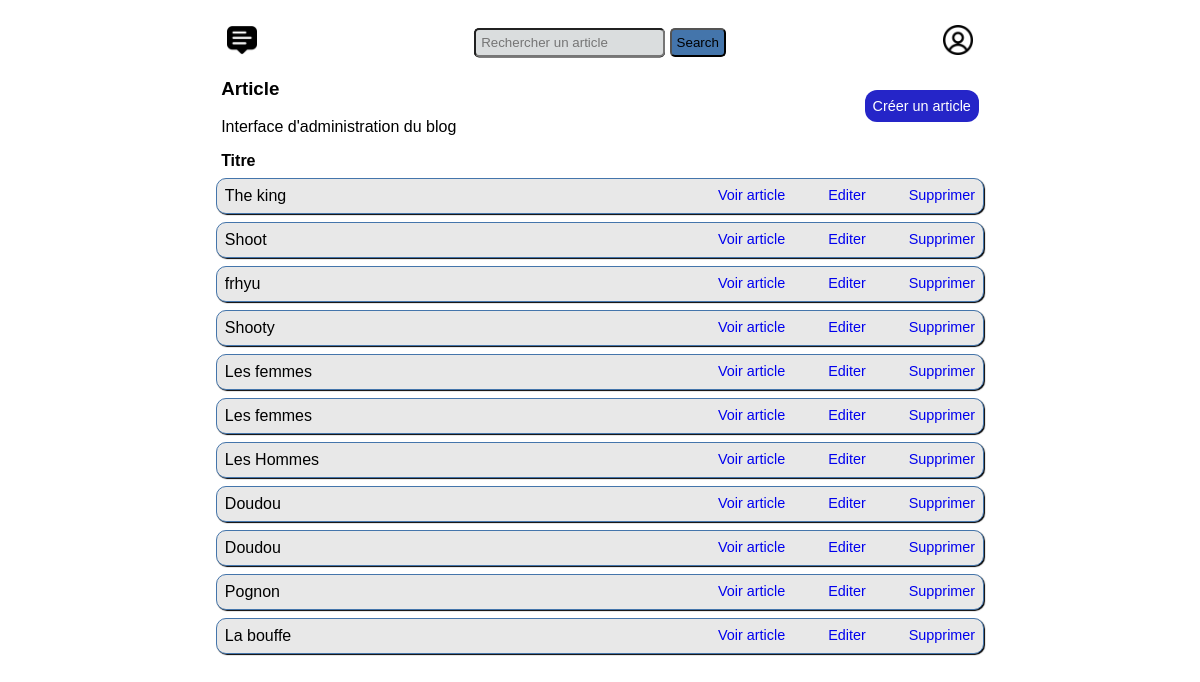
/article/gestionarticle/ (signed in), run on an earlier commit of the app's database.
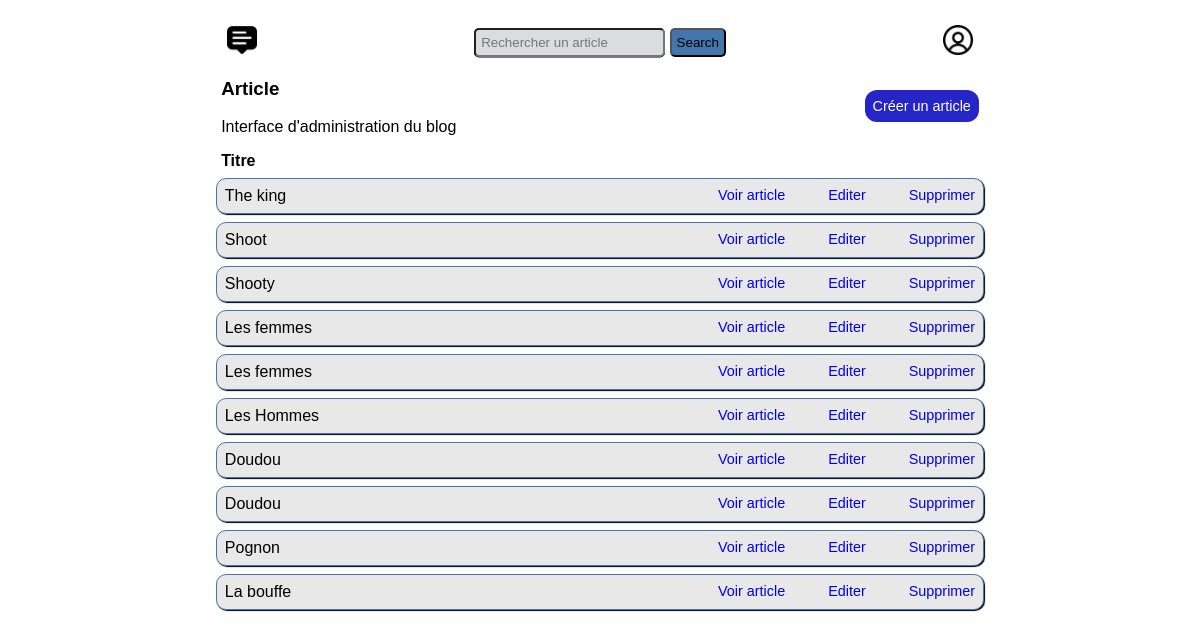
And on a later commit of the database.
### blogApp/models.py (models this page shows, shortened)
class Article(models.Model):
    class Categorie(models.TextChoices):
        Film = 'Film','Film'
        Jeux_vidéo = 'Jeux-vidéo','Jeux-vidéo'
        Livre = 'Livre','Livre'
    title = models.CharField(max_length=50, verbose_name='Titre Article')
    slug = models.SlugField(max_length=200,blank=True,verbose_name='Slug')
    description = models.TextField(max_length=1500,verbose_name='Description article')
    categorie = models.CharField(max_length=30, choices=Categorie.choices,verbose_name='Catégorie article')
    etiquette = models.ManyToManyField(Etiquette,blank=True,verbose_name='Etiquette(s) article')
    image = models.ImageField(upload_to='image/')

### blogApp/views.py (the view)
# urls.py: path('gestionarticle/',views.list_article_admin,name='list-article-admin'),
def list_article_admin(request):
    articles = Article.objects.all()
    return render(request,'blogApp/list_article_admin.html',{'articles':articles})

### blogApp/templates/blogApp/list_article_admin.html (shortened to what this page needs)
{% extends "blogApp/base.html" %}
{% load static %}
{% block extra_css %}
    <link rel="stylesheet" href=" {% static 'blogApp/css/list_article_admin.css' %} ">
{% endblock  %}
{% block content %}
    <div class="gestion_article">
        <div class="entete">
            <div>
                <h3>Article</h3>
                <p>Interface d'administration du blog</p>
            </div>
            <a class="creer_article" href=#>Créer un article</a>
        </div>
        <h4>Titre</h4>
        <div class="list_article">
            {% for article in articles  %}
                <div class="article">
                    <span class="title">{{article.title}}</span>
                    <a href={% url "blogApp:detail-article" article.id %}>Voir article</a>
                    <a href={% url "blogApp:edit-article" article.id %}>Editer</a>
                    <a href={% url "blogApp:delete-article" article.id %}>Supprimer</a>
                </div>
            {% endfor %}
        </div>
    </div>
{% endblock  %}

### blogApp/templates/blogApp/base.html (shortened to what this page needs)
{% load static  %}
<!DOCTYPE html>
<html>
    <head>
        <link rel="stylesheet" href="{% static "blogApp/css/base.css" %}">
        {% block extra_css %}{%endblock%}
    </head>
    <body>
        <header>
            <nav class="nav_bar" style="">
                <a class="logo" href="{% url 'blogApp:accueil' %}">
                    <img src="{% static 'blogApp/image/logo.png' %}" alt="logo">
                </a>
                <form>
                    <input type="search" placeholder="Rechercher un article" name="recherche" class="search">
                    <button type="submit" class="button_search">
                        Search
                    </button>
                </form>
                <div class="gestion" style="">
                    {% if user.is_authenticated %}
                        <img src="{% static 'blogApp/image/profil.png' %}" class="profil_image" alt="profil">
                    {%else%}
                        <ul class="nav_links">
                            <li><a href="{% url 'user:login-user' %}" >Connexion</a></li>
                            <li><a href="{% url 'user:register-user' %}" >Inscription</a></li>
                        </ul>
                    {% endif %}
                </div>
            </nav>
        </header>
        {% block content %}
        {% endblock  %}
    </body>
</html>

### blogApp/static/blogApp/css/base.css (style rules this page uses)
body { background-color: white; }
* { font-family:Arial, sans-serif }
header { width: 63%; margin: auto; margin-top: 25px; }
.nav_bar, .nav_links { display: flex; }
.nav_bar, .nav_links { justify-content: space-between; align-items: center; }
.logo img, .profil_image { width: 30px; height: 30px; }
.search { background-color:rgb(218, 221, 222) ; box-shadow: 0px 0.5px 0px black; border-radius: 5px; padding: 5px; }
.button_search { background-color:rgb(68, 117, 171); border-radius: 5px; padding: 5px; }
.nav_bar .gestion { position: relative; }
.list_article { width: 65%; margin: auto; }
.article { width: 96%; border-bottom: 1px rgb(13, 13, 13) dotted; margin: auto; padding: 40px 0px; background-color: white; display: flex; justify-content: space-between; }

### blogApp/static/blogApp/css/list_article_admin.css (style rules this page uses)
a { text-decoration: none; }
h4, .entete { width: 64%; margin: auto; }
.entete { display: flex; justify-content: space-between; align-items: center; }
.creer_article { padding: 8px; color: white; background-color: rgb(37, 37, 200); border-radius: 12px; font-size: 0.9em; }
.article { width: 97.5%; border: 1.5px solid rgb(68, 117, 171); border-radius: 10px; padding: 8px; margin: 8px auto; box-shadow: 1px 1px 1px; background-color: rgb(232, 232, 232); }
.article .title { width: 60%; }
.article a { font-size: 0.9em; }

What changed in the data, as far as the page shows it:
removed Article: title "frhyu"
